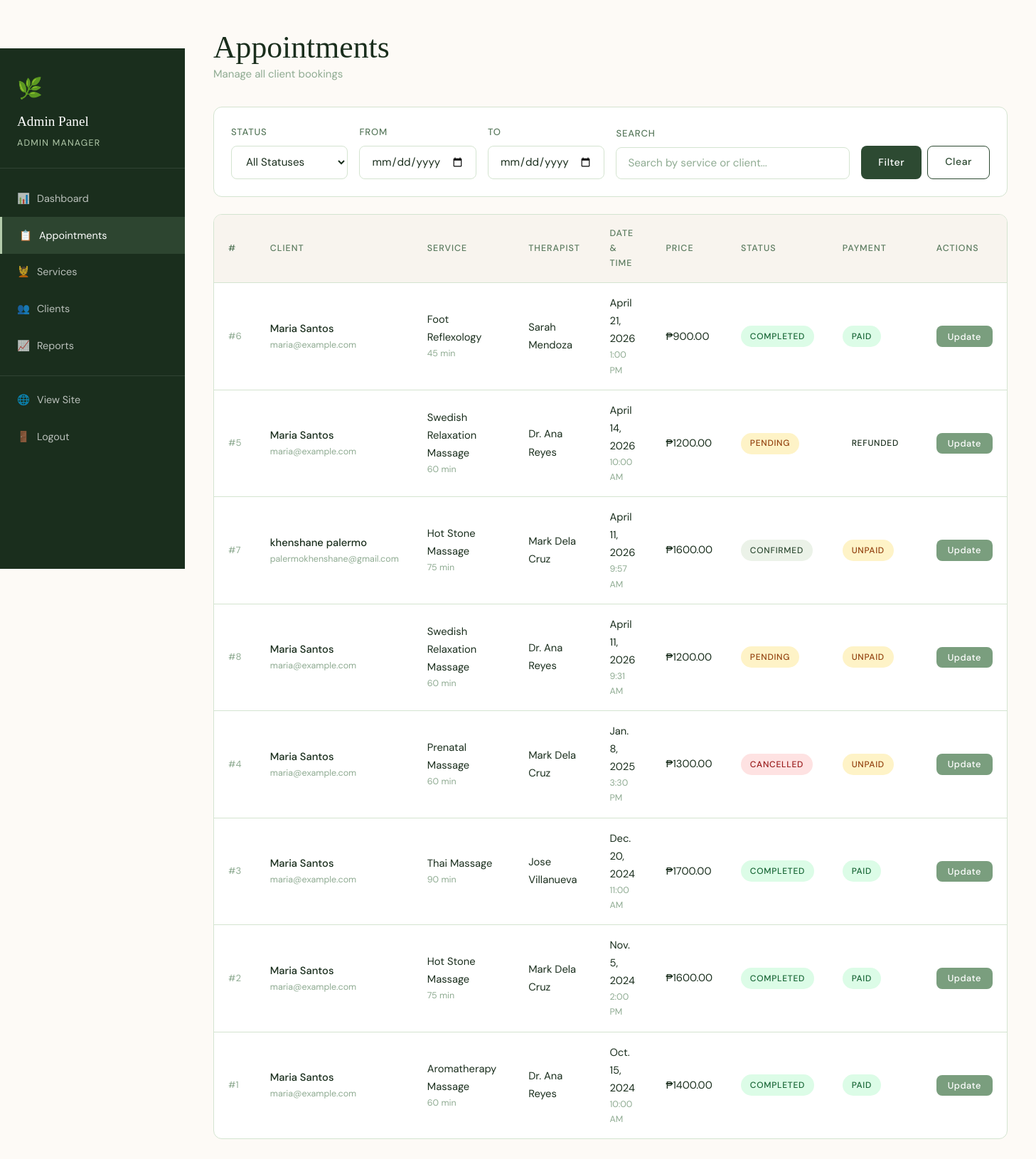
The app's page /admin-panel/appointments/ (signed in) with its own data.
### appointments/models.py (models this page shows, shortened)
class Appointment(models.Model):
    STATUS_CHOICES = [
        ('pending', 'Pending'),
        ('confirmed', 'Confirmed'),
        ('completed', 'Completed'),
        ('cancelled', 'Cancelled'),
    ]
    PAYMENT_STATUS = [
        ('unpaid', 'Unpaid'),
        ('paid', 'Paid'),
        ('refunded', 'Refunded'),
    ]
    client = models.ForeignKey(User, on_delete=models.CASCADE, related_name='appointments')
    service = models.ForeignKey(MassageService, on_delete=models.PROTECT)
    therapist = models.ForeignKey(Therapist, on_delete=models.SET_NULL, null=True, blank=True)
    appointment_date = models.DateField()
    appointment_time = models.TimeField()
    status = models.CharField(max_length=20, choices=STATUS_CHOICES, default='pending')
    payment_status = models.CharField(max_length=20, choices=PAYMENT_STATUS, default='unpaid')
    notes = models.TextField(blank=True, help_text="Special requests or medical notes")
    total_price = models.DecimalField(max_digits=8, decimal_places=2)
    created_at = models.DateTimeField(auto_now_add=True)
    updated_at = models.DateTimeField(auto_now=True)
    cancelled_reason = models.TextField(blank=True)
    class Meta:
        ordering = ['-appointment_date', '-appointment_time']

class MassageService(models.Model):
    CATEGORY_CHOICES = [
        ('relaxation', 'Relaxation'),
        ('therapeutic', 'Therapeutic'),
        ('specialty', 'Specialty'),
    ]
    name = models.CharField(max_length=100)
    description = models.TextField()
    duration_minutes = models.PositiveIntegerField()
    price = models.DecimalField(max_digits=8, decimal_places=2)
    category = models.CharField(max_length=20, choices=CATEGORY_CHOICES, default='relaxation')
    image = models.ImageField(upload_to='services/', null=True, blank=True)
    is_active = models.BooleanField(default=True)
    created_at = models.DateTimeField(auto_now_add=True)
    class Meta:
        ordering = ['category', 'name']

class Therapist(models.Model):
    user = models.OneToOneField(User, on_delete=models.CASCADE, null=True, blank=True)
    name = models.CharField(max_length=100)
    bio = models.TextField(blank=True)
    specializations = models.ManyToManyField(MassageService, blank=True)
    profile_picture = models.ImageField(upload_to='therapists/', null=True, blank=True)
    years_experience = models.PositiveIntegerField(default=0)
    is_available = models.BooleanField(default=True)
    rating = models.DecimalField(max_digits=3, decimal_places=2, default=5.00)
    class Meta:
        ordering = ['name']

### appointments/views.py (the view, shortened to what this page needs)
# urls.py: path('admin-panel/appointments/', views.admin_appointments, name='admin_appointments'),
@login_required
@user_passes_test(is_admin)
def admin_appointments(request):
    filter_form = AppointmentFilterForm(request.GET)
    appointments = Appointment.objects.select_related('client', 'service', 'therapist').all()
    if filter_form.is_valid():
        if filter_form.cleaned_data.get('status'):
            appointments = appointments.filter(status=filter_form.cleaned_data['status'])
        if filter_form.cleaned_data.get('date_from'):
            appointments = appointments.filter(appointment_date__gte=filter_form.cleaned_data['date_from'])
        if filter_form.cleaned_data.get('date_to'):
            appointments = appointments.filter(appointment_date__lte=filter_form.cleaned_data['date_to'])
    paginator = Paginator(appointments, 15)
    page_obj = paginator.get_page(request.GET.get('page'))
    return render(request, 'appointments/admin/appointments.html', {
        'page_obj': page_obj, 'filter_form': filter_form
    })

### appointments/forms.py
class AppointmentFilterForm(forms.Form):
    STATUS_CHOICES = [('', 'All Statuses')] + list(Appointment.STATUS_CHOICES)
    status = forms.ChoiceField(choices=STATUS_CHOICES, required=False, widget=forms.Select(attrs={'class': 'form-control'}))
    date_from = forms.DateField(required=False, widget=forms.DateInput(attrs={'type': 'date', 'class': 'form-control'}))
    date_to = forms.DateField(required=False, widget=forms.DateInput(attrs={'type': 'date', 'class': 'form-control'}))
    search = forms.CharField(required=False, widget=forms.TextInput(attrs={'class': 'form-control', 'placeholder': 'Search by service or client...'}))

### appointments/context_processors.py (called while the page is built)
def today_date(request):
    return {'today': datetime.date.today()}

### appointments/views.py (called while the page is built)
def is_admin(user):
    return user.is_staff

### templates/appointments/admin/appointments.html (shortened to what this page needs)
{% extends 'appointments/admin/base_admin.html' %}
{% load static %}
{% block nav_appt %}class="active"{% endblock %}
{% block content %}
<div style="display:flex; justify-content:space-between; align-items:center; margin-bottom:2rem;">
  <div>
    <h2>Appointments</h2>
    <p class="text-muted">Manage all client bookings</p>
  </div>
</div>
<div class="card" style="margin-bottom:1.5rem;">
  <div class="card-body">
    <form method="get" style="display:flex; gap:1rem; flex-wrap:wrap; align-items:end;">
      <div class="form-group" style="margin:0; flex:1; min-width:140px;">
        <label class="form-label">Status</label>{{ filter_form.status }}
      </div>
      <div class="form-group" style="margin:0; flex:1; min-width:140px;">
        <label class="form-label">From</label>{{ filter_form.date_from }}
      </div>
      <div class="form-group" style="margin:0; flex:1; min-width:140px;">
        <label class="form-label">To</label>{{ filter_form.date_to }}
      </div>
      <div class="form-group" style="margin:0; flex:2; min-width:180px;">
        <label class="form-label">Search</label>{{ filter_form.search }}
      </div>
      <div style="display:flex; gap:0.5rem;">
        <button type="submit" class="btn btn-primary">Filter</button>
        <a href="/admin-panel/appointments/" class="btn btn-outline">Clear</a>
      </div>
    </form>
  </div>
</div>
<div class="table-container">
  <table>
    <thead>
      <tr>
        <th>#</th><th>Client</th><th>Service</th><th>Therapist</th>
        <th>Date & Time</th><th>Price</th><th>Status</th><th>Payment</th><th>Actions</th>
      </tr>
    </thead>
    <tbody>
      {% for appt in page_obj %}
      <tr>
        <td style="color:var(--text-muted); font-size:0.82rem;">#{{ appt.pk }}</td>
        <td>
          <div style="font-weight:500;">{{ appt.client.get_full_name|default:appt.client.username }}</div>
          <div style="font-size:0.78rem; color:var(--text-muted);">{{ appt.client.email }}</div>
        </td>
        <td>
          <div>{{ appt.service.name }}</div>
          <div style="font-size:0.78rem; color:var(--text-muted);">{{ appt.service.duration_minutes }} min</div>
        </td>
        <td>{{ appt.therapist.name|default:"—" }}</td>
        <td>
          <div>{{ appt.appointment_date }}</div>
          <div style="font-size:0.78rem; color:var(--text-muted);">{{ appt.appointment_time|time:"g:i A" }}</div>
        </td>
        <td>₱{{ appt.total_price }}</td>
        <td><span class="badge badge-{{ appt.status }}">{{ appt.get_status_display }}</span></td>
        <td><span class="badge badge-{{ appt.payment_status }}">{{ appt.get_payment_status_display }}</span></td>
       <td>
  <button data-id="{{ appt.pk }}"
          data-status="{{ appt.status }}"
          data-payment="{{ appt.payment_status }}"
          onclick="openUpdateModal(this.dataset.id, this.dataset.status, this.dataset.payment)"
          class="btn btn-sm btn-sage">Update</button>
</td>
      </tr>
      {% empty %}
      <tr><td colspan="9" class="text-center" style="padding:3rem; color:var(--text-muted);">No appointments found.</td></tr>
      {% endfor %}
    </tbody>
  </table>
</div>
{% endblock %}

### templates/appointments/admin/base_admin.html (shortened to what this page needs)
<!DOCTYPE html>
<html lang="en">
<head>
  <link rel="stylesheet" href="/static/css/style.css">
</head>
<body>
<div class="dashboard-layout">
  <aside class="sidebar">
    <div class="sidebar-user">
      <div style="font-size:1.8rem; margin-bottom:0.4rem;">🌿</div>
      <div class="sidebar-user-name">Admin Panel</div>
      <div class="sidebar-user-role">{{ user.get_full_name|default:user.username }}</div>
    </div>
    <ul class="sidebar-nav">
      <li><a href="/admin-panel/" {% block nav_dash %}{% endblock %}><span class="nav-icon">📊</span> Dashboard</a></li>
      <li><a href="/admin-panel/appointments/" {% block nav_appt %}{% endblock %}><span class="nav-icon">📋</span> Appointments</a></li>
      <li><a href="/admin-panel/services/" {% block nav_svc %}{% endblock %}><span class="nav-icon">💆</span> Services</a></li>
      <li><a href="/admin-panel/clients/" {% block nav_clients %}{% endblock %}><span class="nav-icon">👥</span> Clients</a></li>
      <li><a href="/admin-panel/reports/" {% block nav_reports %}{% endblock %}><span class="nav-icon">📈</span> Reports</a></li>
      <li style="border-top: 1px solid rgba(255,255,255,0.1); margin-top:1rem; padding-top:0.5rem;">
        <a href="/"><span class="nav-icon">🌐</span> View Site</a>
      </li>
      <li><a href="/logout/"><span class="nav-icon">🚪</span> Logout</a></li>
    </ul>
  </aside>
  <main class="main-content">
    {% block content %}{% endblock %}
  </main>
</div>
</body>
</html>

### records on screen
Appointment: pk "6", client.get_full_name "Maria Santos", client.email "maria@example.com", service.name "Foot Reflexology", service.duration_minutes "45", therapist.name "Sarah Mendoza", appointment_date "April 21, 2026", appointment_time "1:00 PM", total_price "900.00", status "COMPLETED", payment_status "PAID"
Appointment: pk "5", client.get_full_name "Maria Santos", client.email "maria@example.com", service.name "Swedish Relaxation Massage", service.duration_minutes "60", therapist.name "Dr. Ana Reyes", appointment_date "April 14, 2026", appointment_time "10:00 AM", total_price "1200.00", status "PENDING", payment_status "REFUNDED"
Appointment: pk "7", client.get_full_name "khenshane palermo", client.email "palermokhenshane@gmail.com", service.name "Hot Stone Massage", service.duration_minutes "75", therapist.name "Mark Dela Cruz", appointment_date "April 11, 2026", appointment_time "9:57 AM", total_price "1600.00", status "CONFIRMED", payment_status "UNPAID"
Appointment: pk "8", client.get_full_name "Maria Santos", client.email "maria@example.com", service.name "Swedish Relaxation Massage", service.duration_minutes "60", therapist.name "Dr. Ana Reyes", appointment_date "April 11, 2026", appointment_time "9:31 AM", total_price "1200.00", status "PENDING", payment_status "UNPAID"
Appointment: pk "4", client.get_full_name "Maria Santos", client.email "maria@example.com", service.name "Prenatal Massage", service.duration_minutes "60", therapist.name "Mark Dela Cruz", appointment_date "Jan. 8, 2025", appointment_time "3:30 PM", total_price "1300.00", status "CANCELLED", payment_status "UNPAID"
Appointment: pk "3", client.get_full_name "Maria Santos", client.email "maria@example.com", service.name "Thai Massage", service.duration_minutes "90", therapist.name "Jose Villanueva", appointment_date "Dec. 20, 2024", appointment_time "11:00 AM", total_price "1700.00", status "COMPLETED", payment_status "PAID"
Appointment: pk "2", client.get_full_name "Maria Santos", client.email "maria@example.com", service.name "Hot Stone Massage", service.duration_minutes "75", therapist.name "Mark Dela Cruz", appointment_date "Nov. 5, 2024", appointment_time "2:00 PM", total_price "1600.00", status "COMPLETED", payment_status "PAID"
Appointment: pk "1", client.get_full_name "Maria Santos", client.email "maria@example.com", service.name "Aromatherapy Massage", service.duration_minutes "60", therapist.name "Dr. Ana Reyes", appointment_date "Oct. 15, 2024", appointment_time "10:00 AM", total_price "1400.00", status "COMPLETED", payment_status "PAID"

### other values on screen
{{ user.get_full_name|default:user.username }} "ADMIN MANAGER"
